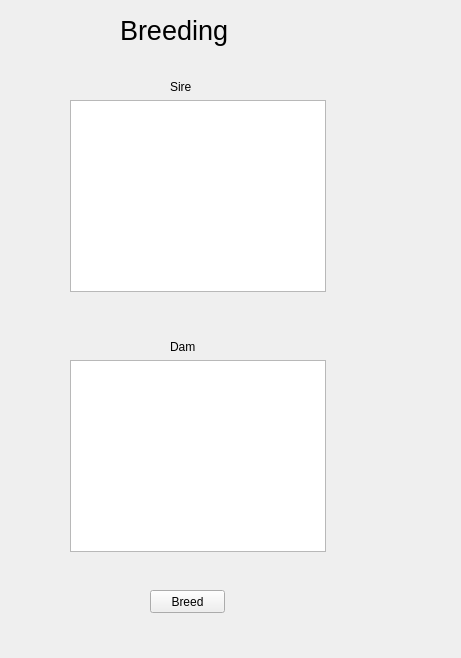
<?xml version="1.0" encoding="UTF-8"?>
<ui version="4.0">
 <class>Form</class>
 <widget class="QWidget" name="Form">
  <property name="geometry">
   <rect>
    <x>0</x>
    <y>0</y>
    <width>461</width>
    <height>658</height>
   </rect>
  </property>
  <property name="windowTitle">
   <string>Form</string>
  </property>
  <widget class="QPushButton" name="breed_button">
   <property name="geometry">
    <rect>
     <x>150</x>
     <y>590</y>
     <width>75</width>
     <height>23</height>
    </rect>
   </property>
   <property name="text">
    <string>Breed</string>
   </property>
  </widget>
  <widget class="QLabel" name="label">
   <property name="geometry">
    <rect>
     <x>170</x>
     <y>80</y>
     <width>47</width>
     <height>13</height>
    </rect>
   </property>
   <property name="text">
    <string>Sire</string>
   </property>
  </widget>
  <widget class="QListWidget" name="dam_selection">
   <property name="geometry">
    <rect>
     <x>70</x>
     <y>360</y>
     <width>256</width>
     <height>192</height>
    </rect>
   </property>
  </widget>
  <widget class="QLabel" name="label_2">
   <property name="geometry">
    <rect>
     <x>170</x>
     <y>340</y>
     <width>47</width>
     <height>13</height>
    </rect>
   </property>
   <property name="text">
    <string>Dam</string>
   </property>
  </widget>
  <widget class="QListWidget" name="sire_selection">
   <property name="geometry">
    <rect>
     <x>70</x>
     <y>100</y>
     <width>256</width>
     <height>192</height>
    </rect>
   </property>
  </widget>
  <widget class="QLabel" name="label_3">
   <property name="geometry">
    <rect>
     <x>120</x>
     <y>10</y>
     <width>171</width>
     <height>41</height>
    </rect>
   </property>
   <property name="font">
    <font>
     <pointsize>20</pointsize>
    </font>
   </property>
   <property name="text">
    <string>Breeding</string>
   </property>
  </widget>
 </widget>
 <resources/>
 <connections/>
</ui>
